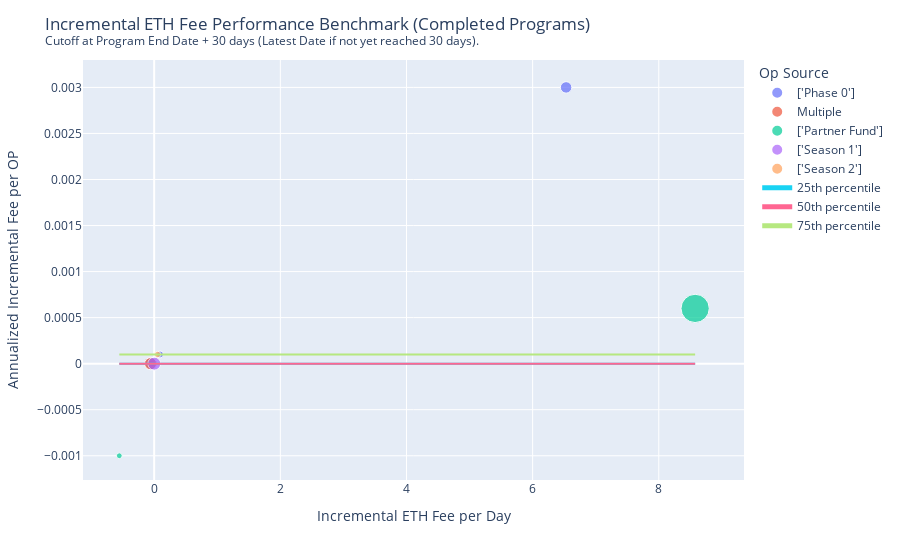

Write notebook code for a chart like this one.
### Code cell
layout_settings = {
    "title": "Incremental ETH Fee Performance Benchmark (Completed Programs) <br><sup>Cutoff at Program End Date + 30 days (Latest Date if not yet reached 30 days).</sup>",
    "xaxis_title": "Incremental ETH Fee per Day",
    "yaxis_title": "Annualized Incremental Fee per OP",
    "legend_title": "Op Source",
}

df = cleanup_data(
    subset=[
        "op_deployed",
        "incremental_gas_fee_eth_per_day_after",
        "incremental_gas_fee_eth_after_annualized_per_op",
    ]
)

plot_benchmark(
    df,
    x="incremental_gas_fee_eth_per_day_after",
    y="incremental_gas_fee_eth_after_annualized_per_op",
    size="op_deployed",
    layout_settings=layout_settings,
)

### Figure 1 — Plotly figure (JSON) as saved in the notebook; plotly's stock layout.template omitted (floating-point values rounded to 4 significant figures)
{"data": [{"hovertemplate": "<b>%{hovertext}</b><br><br>op_source_map=['Phase 0']<br>incremental_gas_fee_eth_per_day_after=%{x}<br>incremental_gas_fee_eth_after_annualized_per_op=%{y}<br>op_deployed=%{marker.size}<extra></extra>", "hovertext": ["Rubicon", "WePiggy", "1inch", "Aelin"], "legendgroup": "['Phase 0']", "marker": {"color": "#636efa", "size": [793900.0, 300000.0, 300000, 900000.0], "sizemode": "area", "sizeref": 12070.0, "symbol": "circle"}, "mode": "markers", "name": "['Phase 0']", "orientation": "v", "showlegend": true, "type": "scatter", "x": [6.531, 0.09205, -0.03443, -0.04213], "xaxis": "x", "y": [0.003, 0.0001, 0, 0], "yaxis": "y"}, {"hovertemplate": "<b>%{hovertext}</b><br><br>op_source_map=Multiple<br>incremental_gas_fee_eth_per_day_after=%{x}<br>incremental_gas_fee_eth_after_annualized_per_op=%{y}<br>op_deployed=%{marker.size}<extra></extra>", "hovertext": ["PoolTogether"], "legendgroup": "Multiple", "marker": {"color": "#EF553B", "size": [897039], "sizemode": "area", "sizeref": 12070.0, "symbol": "circle"}, "mode": "markers", "name": "Multiple", "orientation": "v", "showlegend": true, "type": "scatter", "x": [-0.05841], "xaxis": "x", "y": [0], "yaxis": "y"}, {"hovertemplate": "<b>%{hovertext}</b><br><br>op_source_map=['Partner Fund']<br>incremental_gas_fee_eth_per_day_after=%{x}<br>incremental_gas_fee_eth_after_annualized_per_op=%{y}<br>op_deployed=%{marker.size}<extra></extra>", "hovertext": ["Aave", "Arrakis Finance", "Gamma"], "legendgroup": "['Partner Fund']", "marker": {"color": "#00cc96", "size": [4827000.0, 204200.0, 0], "sizemode": "area", "sizeref": 12070.0, "symbol": "circle"}, "mode": "markers", "name": "['Partner Fund']", "orientation": "v", "showlegend": true, "type": "scatter", "x": [8.576, -0.553, -0.08013], "xaxis": "x", "y": [0.0006, -0.001, null], "yaxis": "y"}, {"hovertemplate": "<b>%{hovertext}</b><br><br>op_source_map=['Season 1']<br>incremental_gas_fee_eth_per_day_after=%{x}<br>incremental_gas_fee_eth_after_annualized_per_op=%{y}<br>op_deployed=%{marker.size}<extra></extra>", "hovertext": ["XToken"], "legendgroup": "['Season 1']", "marker": {"color": "#ab63fa", "size": [1010000.0], "sizemode": "area", "sizeref": 12070.0, "symbol": "circle"}, "mode": "markers", "name": "['Season 1']", "orientation": "v", "showlegend": true, "type": "scatter", "x": [0.001552], "xaxis": "x", "y": [0], "yaxis": "y"}, {"hovertemplate": "<b>%{hovertext}</b><br><br>op_source_map=['Season 2']<br>incremental_gas_fee_eth_per_day_after=%{x}<br>incremental_gas_fee_eth_after_annualized_per_op=%{y}<br>op_deployed=%{marker.size}<extra></extra>", "hovertext": ["Revert Finance"], "legendgroup": "['Season 2']", "marker": {"color": "#FFA15A", "size": [240800.0], "sizemode": "area", "sizeref": 12070.0, "symbol": "circle"}, "mode": "markers", "name": "['Season 2']", "orientation": "v", "showlegend": true, "type": "scatter", "x": [0.05416], "xaxis": "x", "y": [0.0001], "yaxis": "y"}, {"mode": "lines", "name": "25th percentile", "type": "scatter", "x": [-0.553, 8.576], "y": [0, 0]}, {"mode": "lines", "name": "50th percentile", "type": "scatter", "x": [-0.553, 8.576], "y": [0, 0]}, {"mode": "lines", "name": "75th percentile", "type": "scatter", "x": [-0.553, 8.576], "y": [0.0001, 0.0001]}], "layout": {"legend": {"itemsizing": "constant", "title": {"text": "Op Source"}, "tracegroupgap": 0}, "margin": {"t": 60}, "title": {"text": "Incremental ETH Fee Performance Benchmark (Completed Programs) <br><sup>Cutoff at Program End Date + 30 days (Latest Date if not yet reached 30 days).</sup>"}, "xaxis": {"anchor": "y", "domain": [0, 1], "title": {"text": "Incremental ETH Fee per Day"}}, "yaxis": {"anchor": "x", "domain": [0, 1], "title": {"text": "Annualized Incremental Fee per OP"}}}}
